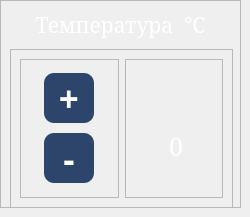
    <widget class="QWidget" name="temperature_page">
     <widget class="QFrame" name="temperature_frame">
      <property name="geometry">
       <rect>
        <x>0</x>
        <y>0</y>
        <width>241</width>
        <height>208</height>
       </rect>
      </property>
      <property name="minimumSize">
       <size>
        <width>241</width>
        <height>208</height>
       </size>
      </property>
      <property name="maximumSize">
       <size>
        <width>16777215</width>
        <height>208</height>
       </size>
      </property>
      <property name="styleSheet">
       <string notr="true">background-color: none;</string>
      </property>
      <property name="frameShape">
       <enum>QFrame::StyledPanel</enum>
      </property>
      <property name="frameShadow">
       <enum>QFrame::Raised</enum>
      </property>
      <layout class="QVBoxLayout" name="verticalLayout_2">
       <item>
        <widget class="QLabel" name="temperature_frame_label">
         <property name="sizePolicy">
          <sizepolicy hsizetype="Preferred" vsizetype="Preferred">
           <horstretch>0</horstretch>
           <verstretch>0</verstretch>
          </sizepolicy>
         </property>
         <property name="minimumSize">
          <size>
           <width>0</width>
           <height>33</height>
          </size>
         </property>
         <property name="font">
          <font>
           <family>MS Serif</family>
           <pointsize>16</pointsize>
          </font>
         </property>
         <property name="layoutDirection">
          <enum>Qt::RightToLeft</enum>
         </property>
         <property name="styleSheet">
          <string notr="true">QLabel{
	background-color: rgba(255, 255, 255, 0);
	
	color: rgb(255, 255, 255);
}</string>
         </property>
         <property name="text">
          <string>Температура  °C</string>
         </property>
         <property name="alignment">
          <set>Qt::AlignHCenter|Qt::AlignTop</set>
         </property>
        </widget>
       </item>
       <item>
        <widget class="QFrame" name="temperature_frame_with_buttons_and_info">
         <property name="minimumSize">
          <size>
           <width>223</width>
           <height>159</height>
          </size>
         </property>
         <property name="styleSheet">
          <string notr="true">QFrame {
	background-color: none;
}</string>
         </property>
         <property name="frameShape">
          <enum>QFrame::StyledPanel</enum>
         </property>
         <property name="frameShadow">
          <enum>QFrame::Raised</enum>
         </property>
         <layout class="QHBoxLayout" name="horizontalLayout_3">
          <item>
           <widget class="QFrame" name="temperature_buttons_frame">
            <property name="frameShape">
             <enum>QFrame::StyledPanel</enum>
            </property>
            <property name="frameShadow">
             <enum>QFrame::Raised</enum>
            </property>
            <layout class="QGridLayout" name="gridLayout_4">
             <item row="0" column="0">
              <widget class="QPushButton" name="temperature_plus_button">
               <property name="sizePolicy">
                <sizepolicy hsizetype="Ignored" vsizetype="Ignored">
                 <horstretch>0</horstretch>
                 <verstretch>0</verstretch>
                </sizepolicy>
               </property>
               <property name="minimumSize">
                <size>
                 <width>50</width>
                 <height>50</height>
                </size>
               </property>
               <property name="maximumSize">
                <size>
                 <width>50</width>
                 <height>50</height>
                </size>
               </property>
               <property name="font">
                <font>
                 <family>Sitka Subheading</family>
                 <pointsize>26</pointsize>
                 <weight>75</weight>
                 <bold>true</bold>
                </font>
               </property>
               <property name="layoutDirection">
                <enum>Qt::LeftToRight</enum>
               </property>
               <property name="styleSheet">
                <string notr="true">QPushButton {
	background-color: rgb(46, 69, 107);
	border: none;
	border-radius: 10px;
	color: white
}
QPushButton:pressed{
	background-color: rgb(62, 93, 143);
}</string>
               </property>
               <property name="text">
                <string>+</string>
               </property>
               <property name="iconSize">
                <size>
                 <width>35</width>
                 <height>35</height>
                </size>
               </property>
               <property name="checked">
                <bool>false</bool>
               </property>
              </widget>
             </item>
             <item row="1" column="0">
              <widget class="QPushButton" name="temperature_minus_button">
               <property name="sizePolicy">
                <sizepolicy hsizetype="Ignored" vsizetype="Ignored">
                 <horstretch>0</horstretch>
                 <verstretch>0</verstretch>
                </sizepolicy>
               </property>
               <property name="minimumSize">
                <size>
                 <width>50</width>
                 <height>50</height>
                </size>
               </property>
               <property name="maximumSize">
                <size>
                 <width>50</width>
                 <height>50</height>
                </size>
               </property>
               <property name="font">
                <font>
                 <family>Sitka Subheading</family>
                 <pointsize>26</pointsize>
                 <weight>75</weight>
                 <bold>true</bold>
                </font>
               </property>
               <property name="layoutDirection">
                <enum>Qt::LeftToRight</enum>
               </property>
               <property name="styleSheet">
                <string notr="true">QPushButton {
	background-color: rgb(46, 69, 107);
	border: none;
	border-radius: 10px;
	color: white
}
QPushButton:pressed{
	background-color: rgb(62, 93, 143);
}</string>
               </property>
               <property name="text">
                <string>-</string>
               </property>
               <property name="iconSize">
                <size>
                 <width>35</width>
                 <height>35</height>
                </size>
               </property>
               <property name="checked">
                <bool>false</bool>
               </property>
              </widget>
             </item>
            </layout>
           </widget>
          </item>
          <item>
           <widget class="QFrame" name="temperature_info_frame">
            <property name="frameShape">
             <enum>QFrame::StyledPanel</enum>
            </property>
            <property name="frameShadow">
             <enum>QFrame::Raised</enum>
            </property>
            <widget class="QLabel" name="temperature_value">
             <property name="geometry">
              <rect>
               <x>10</x>
               <y>72</y>
               <width>82</width>
               <height>30</height>
              </rect>
             </property>
             <property name="font">
              <font>
               <family>MS Serif</family>
               <pointsize>19</pointsize>
              </font>
             </property>
             <property name="styleSheet">
              <string notr="true">QLabel{
	background-color: none;
	font-size: 19pt;
	color: rgb(255, 255, 255);
}</string>
             </property>
             <property name="text">
              <string>0</string>
             </property>
             <property name="alignment">
              <set>Qt::AlignCenter</set>
             </property>
            </widget>
            <widget class="QLabel" name="thermometer_picture">
             <property name="geometry">
              <rect>
               <x>0</x>
               <y>0</y>
               <width>101</width>
               <height>121</height>
              </rect>
             </property>
             <property name="font">
              <font>
               <family>MS Serif</family>
               <pointsize>21</pointsize>
              </font>
             </property>
             <property name="styleSheet">
              <string notr="true">QLabel{
	background-color: none;
	
	color: rgb(255, 255, 255);
}</string>
             </property>
             <property name="text">
              <string/>
             </property>
             <property name="pixmap">
              <pixmap>_term_icon.png</pixmap>
             </property>
             <property name="alignment">
              <set>Qt::AlignCenter</set>
             </property>
            </widget>
            <zorder>thermometer_picture</zorder>
            <zorder>temperature_value</zorder>
           </widget>
          </item>
         </layout>
        </widget>
       </item>
      </layout>
     </widget>
    </widget>
